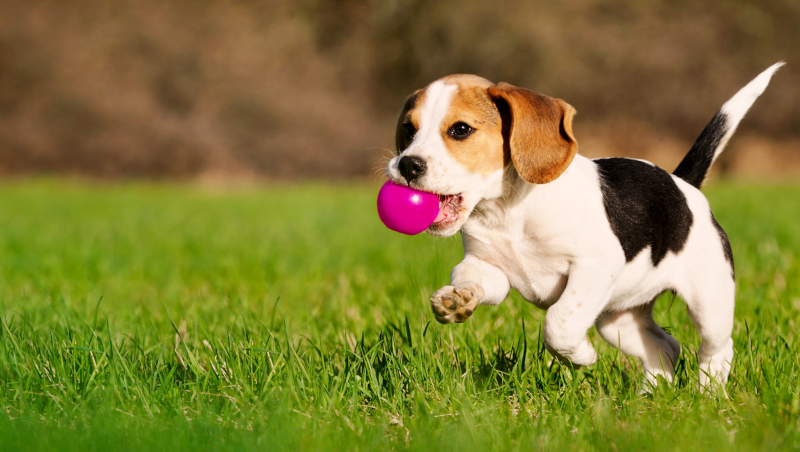
//> input picture src/016.representing_colors_in_hue/puppy-800x452.bmp, 800 x 452 px
$ ./main-detect   (built with g++ and OpenCV 4)
//> lines starting //> are read from the running program, lines starting //| are printed output that depends on the picture; after the words box and inside, x2 and y2 are one past the last pixel; in counts of white or black regions, pixels touching at a corner belong together
//> further down, image is the input picture: 452 rows x 800 cols, CV_8UC3; mean B, G, R 55.3, 123.7, 130.1
#include <iostream>
#include <math.h>
#include <opencv2/core.hpp>
#include <opencv2/highgui.hpp>
#include <opencv2/imgcodecs.hpp>
#include <opencv2/imgproc.hpp>

using namespace cv;


void detect(cv::Mat const &image, double minHue, double maxHue, double minSat, double maxSat, cv::Mat &mask)
{
//> called with minHue = 13, maxHue = 21.55, minSat = 102, maxSat = 203
	Mat hsv;
	cvtColor(image, hsv, COLOR_BGR2HSV);
//> hsv: 452 rows x 800 cols, CV_8UC3; mean H, S, V 26.1, 166.8, 140.9
	std::vector<Mat> channels;

	split(hsv, channels);
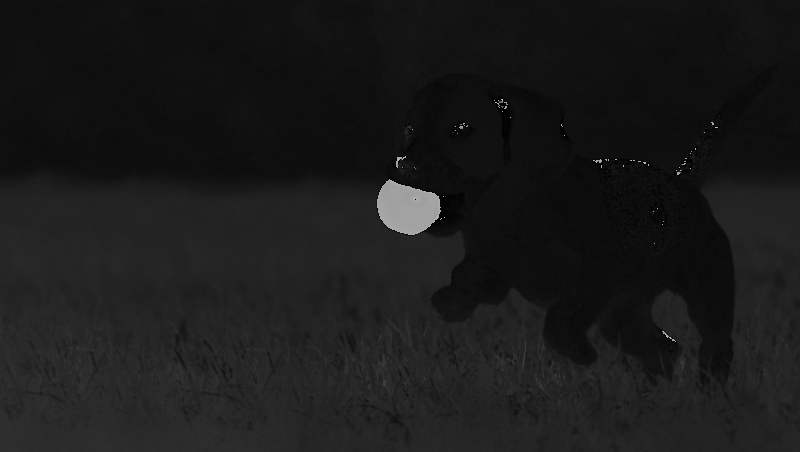
//> channels[0]: 452 rows x 800 cols, CV_8UC1; min 0, max 179, mean 26.1
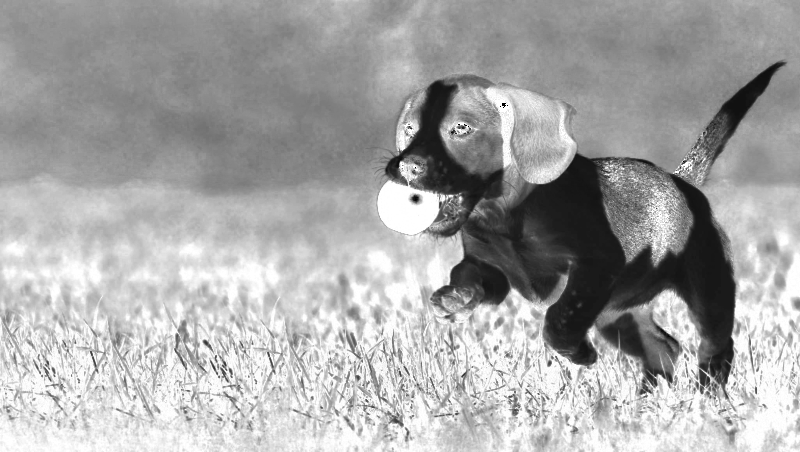
//> channels[1]: 452 rows x 800 cols, CV_8UC1; min 0, max 255, mean 166.8
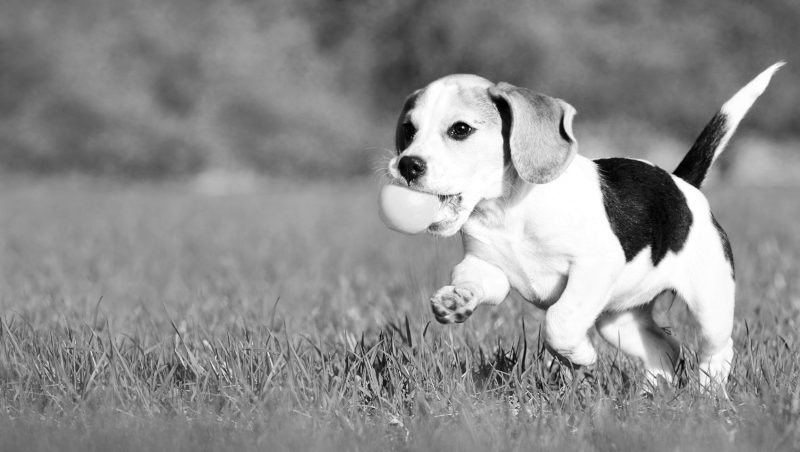
//> channels[2]: 452 rows x 800 cols, CV_8UC1; min 0, max 255, mean 140.9

	Mat hueMaxMask;
	threshold(channels[0], hueMaxMask, maxHue, 255, THRESH_BINARY_INV);
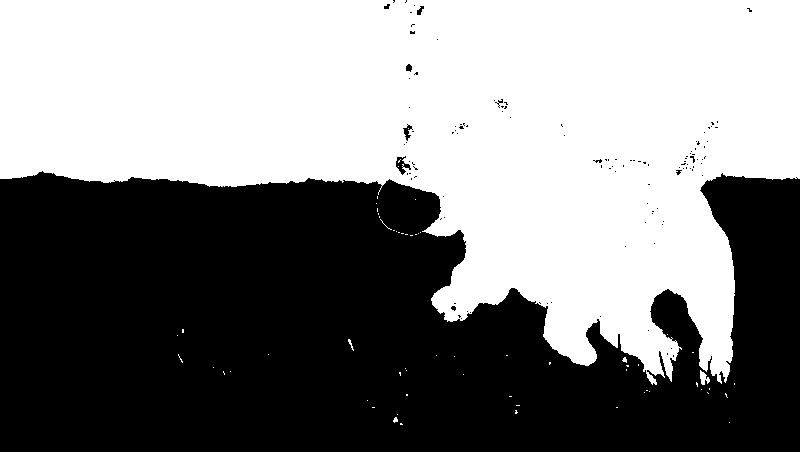
//> hueMaxMask: 452 rows x 800 cols, CV_8UC1; 51.8% white; 117 black regions (110 under 20 px), largest, box (x1, y1, x2, y2) and area: (0, 171, 800, 452) 173796, (396, 156, 411, 175) 127, (403, 124, 413, 141) 69

	Mat hueMinMask;
	threshold(channels[0], hueMinMask, minHue, 255, THRESH_BINARY);
//> hueMinMask: 452 rows x 800 cols, CV_8UC1; 90.1% white; 670 black regions (607 under 20 px), largest, box (x1, y1, x2, y2) and area: (503, 154, 734, 343) 18586, (385, 74, 501, 232) 4691, (483, 79, 575, 184) 2867

	Mat hueMask;
	if(minHue < maxHue)
	{
		hueMask = hueMinMask & hueMaxMask;
//> hueMask: 452 rows x 800 cols, CV_8UC1; 41.9% white; 459 white regions (435 under 20 px), largest, box (x1, y1, x2, y2) and area: (0, 0, 800, 385) 147373, (390, 153, 454, 194) 912, (608, 162, 685, 211) 841
	}
	else
	{
		hueMask = hueMinMask | hueMaxMask;
	}

	// [6 lines of commented-out code are left out]

	Mat satMaxMask;
	threshold(channels[1], satMaxMask, maxSat, 255, THRESH_BINARY_INV);
//> satMaxMask: 452 rows x 800 cols, CV_8UC1; 69% white; 431 black regions (388 under 20 px), largest, box (x1, y1, x2, y2) and area: (0, 162, 800, 452) 104524, (482, 88, 555, 168) 1745, (529, 106, 576, 184) 862

	Mat satMinMask;
	threshold(channels[1], satMinMask, minSat, 255, THRESH_BINARY);
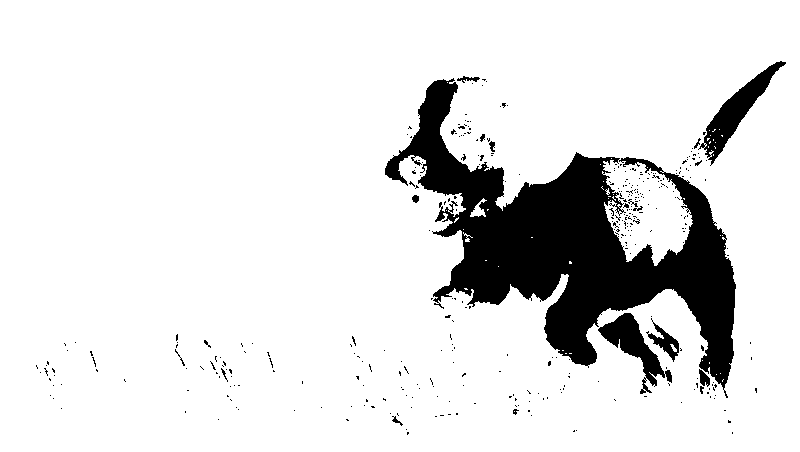
//> satMinMask: 452 rows x 800 cols, CV_8UC1; 88.1% white; 369 black regions (351 under 20 px), largest, box (x1, y1, x2, y2) and area: (385, 78, 736, 398) 36843, (698, 61, 786, 166) 2230, (598, 313, 672, 394) 1855

	Mat satMask = satMaxMask & satMinMask;
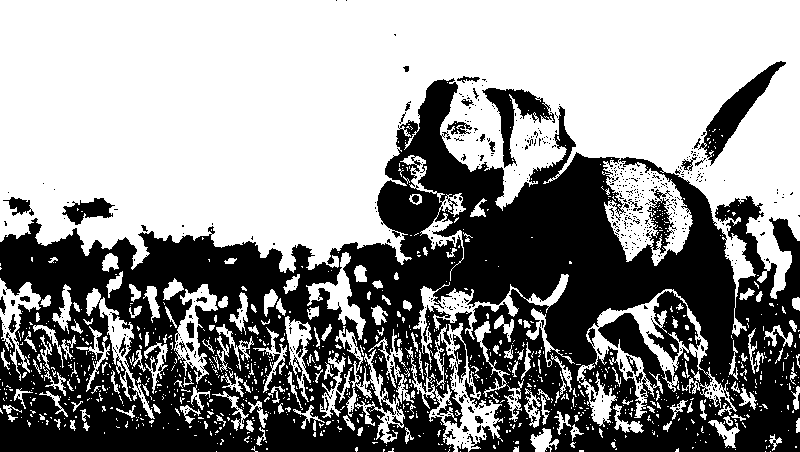
//> satMask: 452 rows x 800 cols, CV_8UC1; 57.1% white; 594 black regions (550 under 20 px), largest, box (x1, y1, x2, y2) and area: (0, 78, 800, 452) 146649, (698, 61, 786, 166) 2230, (482, 88, 555, 168) 1760
	//cv::namedWindow("Sat Mask");
	//cv::imshow("Sat Mask", satMask);

	mask = hueMask & satMask;
//> mask: 452 rows x 800 cols, CV_8UC1; 36.3% white; 360 white regions (330 under 20 px), largest, box (x1, y1, x2, y2) and area: (0, 0, 800, 211) 125628, (631, 289, 673, 375) 907, (431, 288, 480, 322) 691
}

int main()
{
	cv::Mat image = cv::imread("puppy-800x452.bmp");

	cv::namedWindow("Original");
	cv::imshow("Original", image);

	Mat mask;
	detect(image, 26.0 / 2.0, 43.1 / 2.0, 40.0 * 2.55, 79.6 * 2.55,  mask);

	Mat result;
	image.copyTo(result, mask);
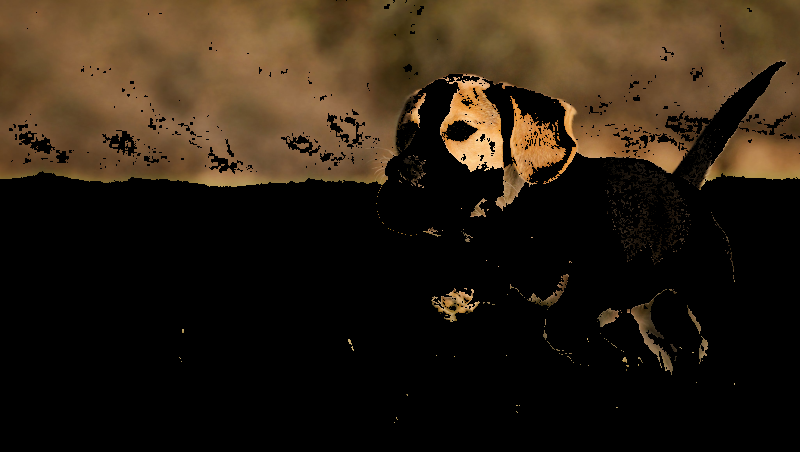
//> result: 452 rows x 800 cols, CV_8UC3; mean B, G, R 18.8, 32.2, 43.9

	cv::namedWindow("Result");
	cv::imshow("Result", result);

	cv::waitKey(0);

	return 0;
}
